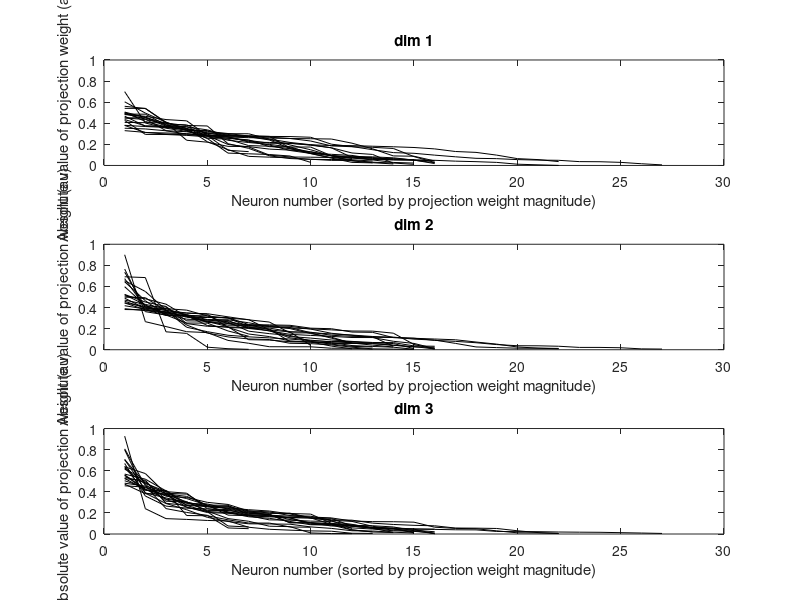
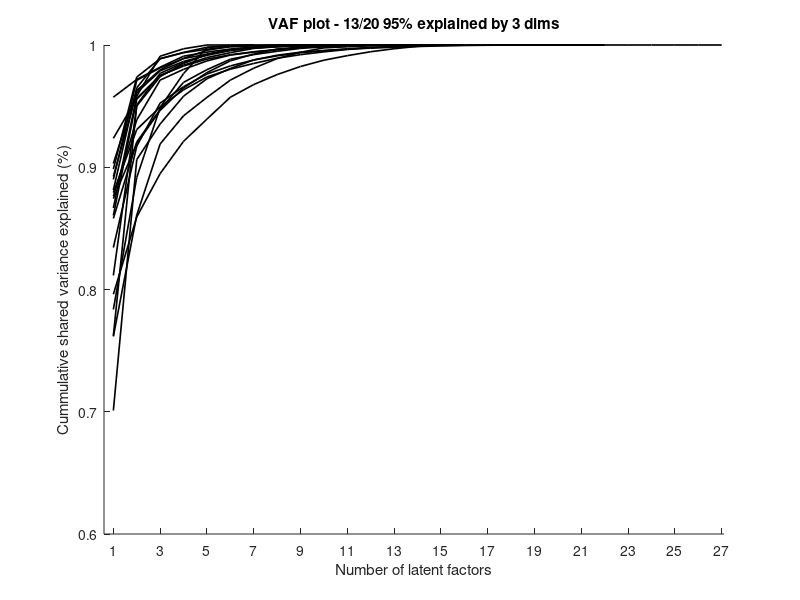

Reproduce these figures in MATLAB, in order.
clear all

load('data_2b_d.mat')
testdata = data(1,:);

figure
col=hsv(20);
for d = 1:3
    f = subplot(3,1,d);
    for k = 1:length(testdata)
        clearvars -except testdata d k f col
        test = cell2mat(testdata(k));
        
        for n = 1:length(test)
            weight(n,1) = abs(test(n,d));
        end
        [sorted_weights,sorted_ind] = sort(weight,'descend');
        plot([1:length(test)],sorted_weights,'color','k','LineWidth',0.5);
        hold on
    end
    ylim([0 1])
    xlabel('Neuron number (sorted by projection weight magnitude)')
    ylabel('Absolute value of projection weight (au)')
    title(strcat('dim',{' '}, int2str(d)))
end


%% variance accounted for plots
clear all

load('data_2b_d.mat')
data = data(2,:);


count=0;
figure
for m = 1:length(data)
    clearvars -except data m colorscheme count
    vaf = cell2mat(data(m));
    
    hold on
    plot(vaf,'Color','k','LineWidth',1.2)
    if vaf(3)>=0.95
        count=count+1;
    end
    
end
xlim([0.6 27.1])
ylim([0.6 1])
xticks(1:2:27)
xlabel('Number of latent factors')
ylabel('Cummulative shared variance explained (%)')
title('VAF plot - 13/20 95% explained by 3 dims')
disp(count)
